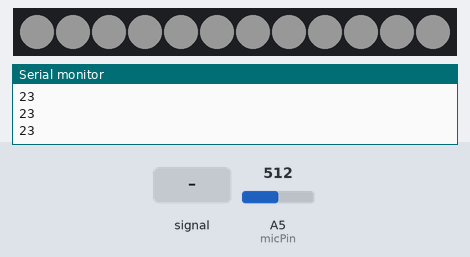
Recording of a sketch running on a simulated Arduino Uno, built with avr-gcc and run on an emulated ATmega328P. On the bench: 12 RGB LEDs in strip order, left to right, the last lines printed to the serial monitor. The inputs (shaded band) are chosen by the test bench; at power-on: A5 (micPin) = 512. Dim RGB values are drawn brighter than linear.

Above: at 1.2 s.
1.3 s: A5 (micPin) set to 245
At 2.8 s:
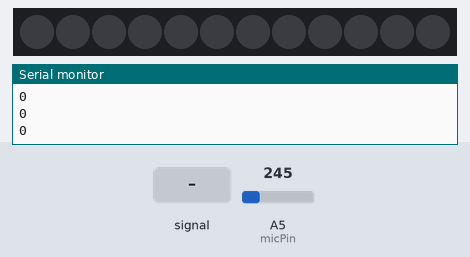
3.1 s: A5 (micPin) fed a 200 Hz sine of ±81 counts around its level
At 3.27 s:
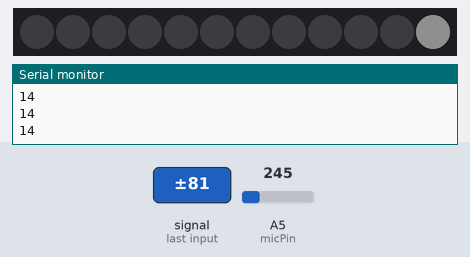
4.9 s: A5 (micPin) set to 306
At 5.5 s:
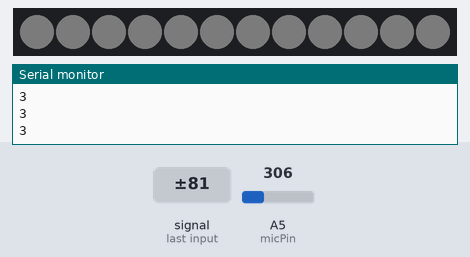
6.7 s: A5 (micPin) fed a 1000 Hz sine of ±255 counts around its level
8.5 s: A5 (micPin) set to 0
At 10.3 s:
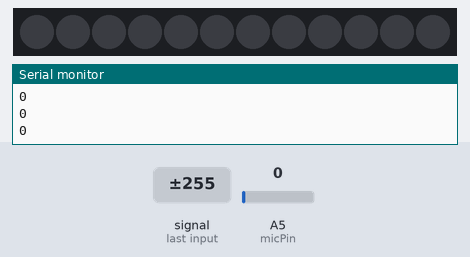
Timing chart, 0 to 11.3 s (numbered marks = the images above; inputs shaded):
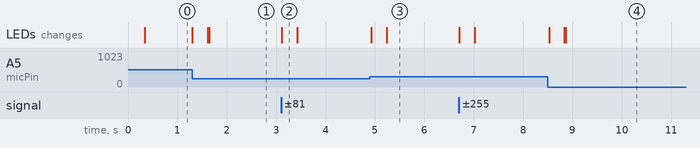

Measured:
- after the input at 3.1 s, the LEDs: change at once (image 2)
- after the input at 4.9 s, the LEDs: first change at once (image 3 shows a later state)

The sketch:

MOM_GET_THE_CAMRA.ino
```cpp
#include <Adafruit_NeoPixel.h>
const byte neopixelPin = 6;
const byte micPin = A5;

const uint8_t numPixels = 12;

const uint8_t numMicReadings = 255;
const uint8_t micReadDelay_ms = 200;

const uint8_t micRangeCutoff = 20;

uint8_t colors[numPixels] = { 0 };

Adafruit_NeoPixel pixels = Adafruit_NeoPixel(numPixels, neopixelPin, NEO_GRB + NEO_KHZ800);

void setup() {
  // put your setup code here, to run once:
 Serial.begin(9600);

  pixels.begin(); // This initializes the NeoPixel library.
  for (int i=0; i<numPixels; i++) {
    pixels.setPixelColor(i, pixels.Color(0,0,0));
  }
  pixels.show();
}

void loop() {
  int micMin = 255;
  int micMax = 0;
  for (int i=0; i< numMicReadings; i++) {
    int micValue = analogRead(micPin);
    micMax = max(micMax, micValue);
    micMin = min(micMin, micValue);
  }

  // calculate range
  int range = micMax - micMin;
  range = constrain(range, micRangeCutoff, 1023);

  int brightness = map(range, micRangeCutoff, 1023, 0, 100);

  Serial.println(brightness);

  for (int i=0; i< numPixels-1; i++) {
    colors[i] = colors[i+1];
    pixels.setPixelColor(i, pixels.Color(colors[i],colors[i],colors[i]));
  }
  colors[numPixels-1] = brightness;

  pixels.setPixelColor(numPixels-1, pixels.Color(brightness, brightness, brightness));

  pixels.show(); // This sends the updated pixel color to the hardware.
}
```
